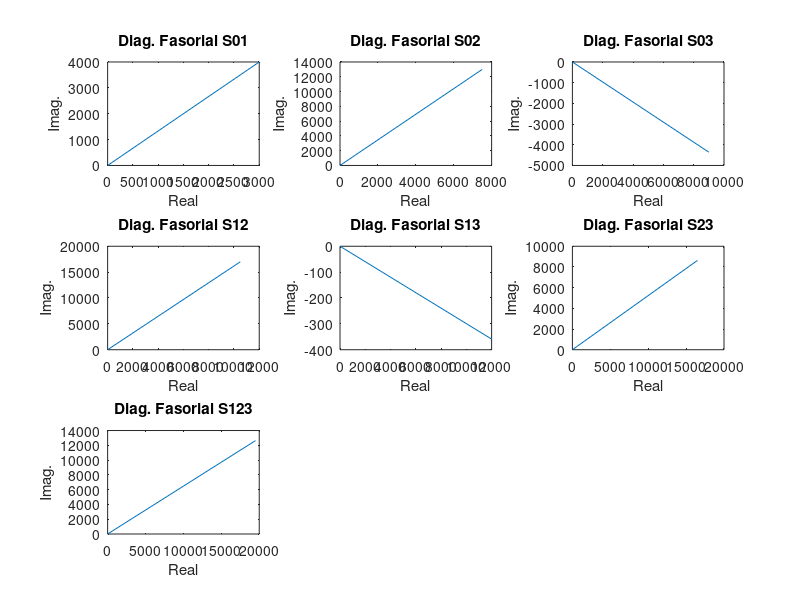

The MATLAB script that drew this image:
clear all
%S01 = 5kVA    fp01 = 0.6 (atrasado)
%S02 = 15kVA   fp02 = 0.5 (atrasado)
%S03 = 10kVA   fp03 = 0.9 (adiantado)
%V = 220v      60Hz

%fatores de potencia cos(teta) = f.p = P/|S|
fp01 = 0.6;
fp02 = 0.5;
fp03 = 0.9;

%cargas complexas S = P + Qi
s01 = 5000*fp01 + j*5000*sin(acos(fp01));
s02 = 15000*fp02 + j*15000*sin(acos(fp02));
s03 = 10000*fp03 - j*10000*sin(acos(fp03));

%somando as cargas por meio de chaveamento
s12 = s01 + s02
s13 = s01 + s03
s23 = s02 + s03
s123 = s01 + s02 + s03

%modulo das cargas, valor absoluto
abs01 = abs(s01)
abs02 = abs(s02)
abs03 = abs(s03)
abs12 = abs(s12)
abs13 = abs(s13)
abs23 = abs(s23)
abs123 = abs(s123)

%fatores de potencia cos(teta) = f.p = P/|S|
fp12 = real(s12)/abs(s12)
fp13 = real(s13)/abs(s13)
fp23 = real(s23)/abs(s23)
fp123 = real(s123)/abs(s123)

%plotando os graficos
subplot(3,3,1)
plot([0 real(s01)],[0 imag(s01)])
xlabel('Real'),ylabel('Imag.')
title('Diag. Fasorial S01')

subplot(3,3,2)
plot([0 real(s02)],[0 imag(s02)])
xlabel('Real'),ylabel('Imag.')
title('Diag. Fasorial S02')

subplot(3,3,3)
plot([0 real(s03)], [0 imag(s03)])
xlabel('Real'),ylabel('Imag.')
title('Diag. Fasorial S03')

subplot(3,3,4)
plot([0 real(s12)],[0 imag(s12)])
xlabel('Real'),ylabel('Imag.')
title('Diag. Fasorial S12')

subplot(3,3,5)
plot([0 real(s13)],[0 imag(s13)])
xlabel('Real'),ylabel('Imag.')
title('Diag. Fasorial S13')

subplot(3,3,6)
plot([0 real(s23)],[0 imag(s23)])
xlabel('Real'),ylabel('Imag.')
title('Diag. Fasorial S23')

subplot(3,3,7)
plot([0 real(s123)],[0 imag(s123)])
xlabel('Real'),ylabel('Imag.')
title('Diag. Fasorial S123')
